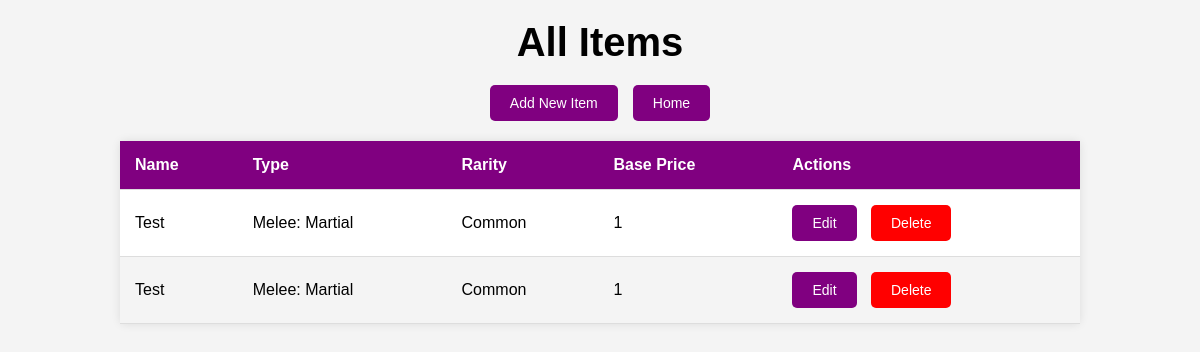
Page /items/ on the earlier database version.
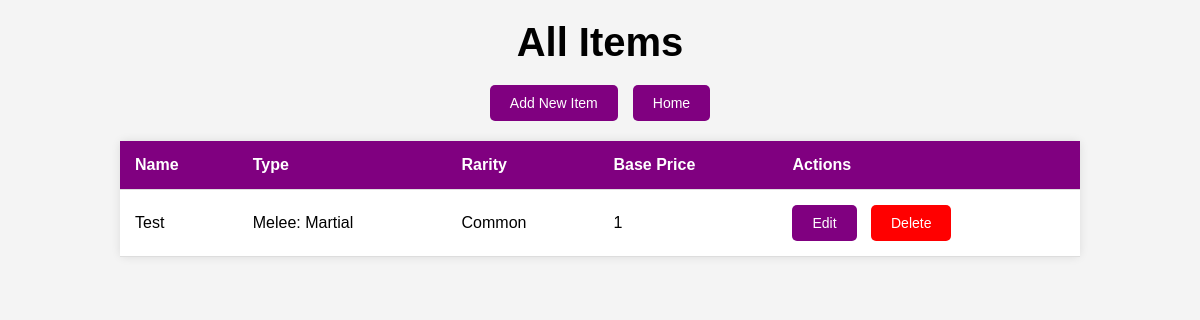
Same page on the later database version.
### app/models.py (models this page shows, shortened)
class Item(db.Model):
    __tablename__ = "items"
    item_id = db.Column(db.Integer, primary_key=True)
    name = db.Column(db.String(100), nullable=False, index=True)
    type = db.Column(db.String(50), nullable=False)
    rarity = db.Column(db.String(50), nullable=False)
    base_price = db.Column(db.Integer, nullable=False)
    description = db.Column(db.Text)
    range = db.Column(db.String(50))
    damage = db.Column(db.String(100))
    rate_of_fire = db.Column(db.Integer)
    min_str = db.Column(db.String(10))
    notes = db.Column(db.Text)
    inventory = db.relationship("ShopInventory", back_populates="item")

### app/routes/item_routes.py (the view)
@item_bp.route("/", methods=["GET"])
def view_all_items():
    items = Item.query.all()  # Fetch all items
    logger.debug(f"Fetched {len(items)} items from the database.")
    return render_template("GM_view_items.html", items=items)

### app/templates/GM_view_items.html (shortened to what this page needs)
<!DOCTYPE html>
<html>
<head>
</head>
<body>
    <h1>All Items</h1>
    <div class="button-container">
        <button class="button" onclick="window.location.href='{{ url_for('item.add_new_item') }}'">Add New Item</button>
        <button class="button" onclick="window.location.href='/'">Home</button>
    </div>
    <table>
        <thead>
            <tr>
                <th>Name</th>
                <th>Type</th>
                <th>Rarity</th>
                <th>Base Price</th>
                <th>Actions</th>
            </tr>
        </thead>
        <tbody>
            {% for item in items %}
            <tr>
                <td>{{ item.name }}</td>
                <td>{{ item.type }}</td>
                <td>{{ item.rarity }}</td>
                <td>{{ item.base_price }}</td>
                <td>
                    <a href="{{ url_for('item.edit_item', item_id=item.item_id) }}" class="button">Edit</a>
                    <form method="POST" action="{{ url_for('item.delete_item', item_id=item.item_id) }}" style="display:inline;">
                        <button type="submit" class="delete-button">Delete</button>
                    </form>
                </td>
            </tr>
            {% endfor %}
        </tbody>
    </table>
</body>
</html>

Differences in the rows shown:
removed Item: name "Test", type "Melee: Martial", rarity "Common", base_price "1"
